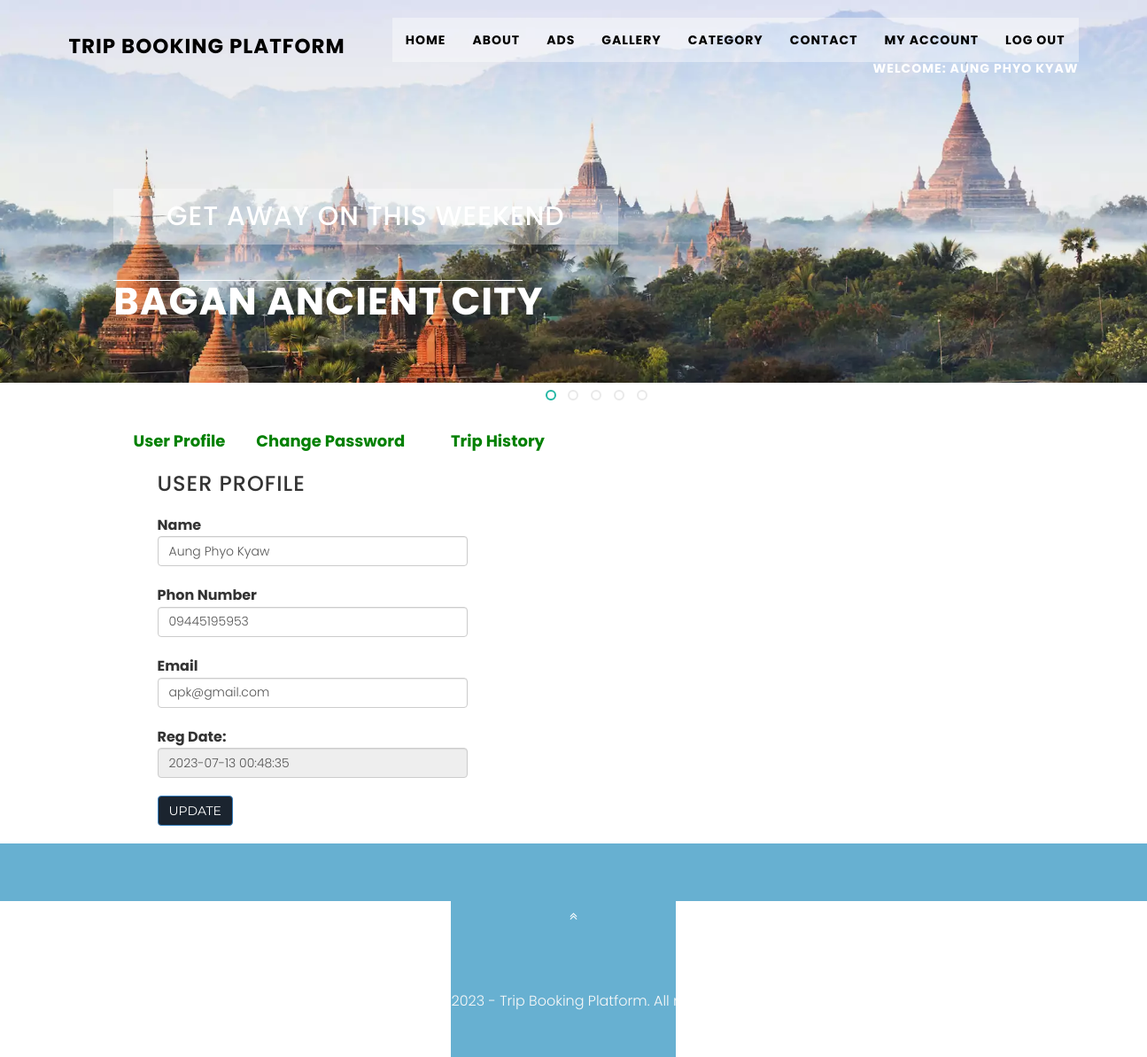
/myAccount.php (signed in), run on the app's committed database.
### tables this page shows
CREATE TABLE `customer` (
  `Id` int(11) NOT NULL,
  `Name` varchar(50) NOT NULL,
  `Email` varchar(50) NOT NULL,
  `Phone` bigint(11) NOT NULL,
  `Password` varchar(50) NOT NULL,
  `Create_Date` datetime NOT NULL DEFAULT current_timestamp()
);

### myAccount.php (the view, shortened to what this page needs)
<!DOCTYPE html>
<html lang="en">
<head>
    <link href="css/bootstrap.min.css" rel="stylesheet" type="text/css">
    <link href="font-awesome/css/font-awesome.min.css" rel="stylesheet" type="text/css">
   <link href="css/animate.css" rel="stylesheet" />
    <link href="css/style.css" rel="stylesheet">
    <link href="color/default.css" rel="stylesheet">
</head>
<body id="page-top" data-spy="scroll" data-target=".navbar-custom">
<?php
include('function.php');
?>
<nav class="navbar navbar-custom navbar-fixed-top" role="navigation">
    <div class="container">
    <?php
        include('header.php');
    ?>
    </div>
</nav>
<?php include('slider.php'); ?>
<div style="height:50px"></div>
<div style="width:1000px; margin:auto" >
    <table style="cellpadding:0; cellspacing:0; width:500px;">
        <tr>
            <td style="padding:3px"><b><a href="myAccount.php" style="color:green;">User Profile</a></b></td>
            <td style="padding:3px"><b><a href="changePassword.php" style="color:green;">Change Password</a></b></td>
            <td style="padding:3px"><b><a href="myHistory.php" style="color:green;">Trip History</a></b></td>
        </tr>
    </table>  <br/>
    <div style="width:800px; float:left; padding-bottom:20px">
        <section id="packages" class="secPad">
            <div class="container">
                <div class="privacy">
                    <div class="container">
                        <h3 class="wow fadeInDown animated animated" data-wow-delay=".5s" style="visibility: visible; animation-delay: 0.5s; animation-name: fadeInDown;">User Profile</h3> <br/>
                            <form name="chngpwd" method="post">
                                <?php
                                    if($_SESSION['login'])
                                    {
                                        $cn=mysqli_connect("localhost","root","","trip");
                                        $uid=$_SESSION['id'];
                                        $sql="select * from customer where Id='".$uid."'";
                                        $result=mysqli_query($cn,$sql);
                                        while($data=mysqli_fetch_array($result))
                                        {
                                        $uname=$data[1];
                                        $email=$data[2];
                                        $phone=$data[3];
                                        $date=$data[5];
                                        }
                                    }
                                ?>
                                <p style="width: 350px;">
                                    <b>Name</b>
                                    <input type="text" name="name" value="<?php echo $uname;?>" class="form-control" id="name" required="" id="txtname" placeholder="Enter your name"  required pattern="[a-zA-z1 _]{3,50}" title="Please Enter Only Characters and numbers between 3 to 50 for your name." >
                                </p><br/>
                                <p style="width: 350px;">
                                    <b>Phon Number</b>
                                    <input type="text" class="form-control" id="txtPhone" name="phone" maxlength="11" minlength="8" value="0<?php echo $phone;?>" placeholder="Enter your phone number"  required="">
                                </p><br/>
                                <p style="width: 350px;">
                                    <b>Email</b>
                                    <input type="email" class="form-control" name="email" value="<?php echo $email;?>" id="email" placeholder="Enter your email" >
                                </p> <br/>
                                <p style="width: 350px;">
                                    <b>Reg Date:</b>
                                    <input type="text" class="form-control" value="<?php echo $date;?>" readonly="true">
                                </p> <br/>
                                <p style="width: 350px;">
                                    <button type="submit" name="sbmt" class="btn-primary btn">Update</button>
                                </p>
                            </form>
                    </div>
                </div>
            </div>
        </section>
    </div>
</div>
<footer>
        <div class="container">
            <div class="row">
                <div class="col-md-12 col-lg-12">
                    <div class="wow shake" data-wow-delay="0.4s">
                    <div class="page-scroll marginbot-30">
                        <a href="#intro" id="totop" class="btn btn-circle">
                            <i class="fa fa-angle-double-up animated"></i>
                        </a>
                    </div>
                    </div>
                    <p>&copy;Copyright 2023 - Trip Booking Platform. All rights reserved.</p>
                </div>
            </div>
        </div>
</footer>
</body>
</html>

### header.php (shortened to what this page needs)
<!DOCTYPE html>
<html lang="en">
<head>
    <link href="css/bootstrap.min.css" rel="stylesheet" type="text/css">
    <link href="font-awesome/css/font-awesome.min.css" rel="stylesheet" type="text/css">
    <link href="css/animate.css" rel="stylesheet" />
    <link href="css/style.css" rel="stylesheet">
    <link href="color/default.css" rel="stylesheet">
    <link href="style.css" rel="stylesheet">
    <link rel="stylesheet" href="https://unicons.iconscout.com/release/v4.0.0/css/line.css" />
</head>
<body>
 <?php
    if($_SESSION['login'])
    {
    ?>
        <div class="navbar-header page-scroll">
            <a class="navbar-brand" href="index.php" onclick="javascript:window.open('index.php#intro','_self')">
            <h1>Trip Booking Platform</h1>
            </a>
        </div>
        <div class="collapse navbar-collapse navbar-right navbar-main-collapse">
            <ul class="nav navbar-nav">
                <li><a href="index.php#intro" onclick="javascript:window.open('index.php#intro','_self')">Home</a></li>
                <li><a href="index.php#about" onclick="javascript:window.open('index.php#about','_self')">About</a></li>
                <li><a href="index.php#advertisement" onclick="javascript:window.open('index.php#advertisement','_self')">Ads</a></li>
                <li><a href="index.php#gallery" onclick="javascript:window.open('index.php#gallery','_self')">Gallery</a></li>
                <li><a href="category.php" onclick="javascript:window.open('category.php','_self')">Category</a></li>
                <li><a href="index.php#contact" onclick="javascript:window.open('index.php#contact','_self')">Contact</a></li>
                <li><a href="myAccount.php"  onclick="javascript:window.open('myAccount.php','_self')">My Account</a></li>
                <li><a href="logout.php" onclick="return confirm('Do you really want to logout?')" onclick="javascript:window.open('logout.php','_self')">Log Out</a></li>
            </ul>
            <?php
                 $cn=mysqli_connect("localhost","root","","trip");
                 $uid=$_SESSION['id'];
                 $sql="select * from customer where Id='".$uid."'";
                 $result=mysqli_query($cn,$sql);
                 while($data=mysqli_fetch_array($result))
                 {
            ?>
            <h5 align="right" style="color:white; font-weight:bold;"><b><?php echo"Welcome: ".$data[1]; ?></b></h5>
            <?php
                 }
            ?>
        </div>
    <?php
    }
    ?>
</body>
</html>

### css/style.css (style rules this page uses)
body { width: 100%; height: 100%; font-family: 'Lato',sans-serif; font-weight: 300; color: #666; background-color: #fff; }
html { width: 100%; height: 100%; }
h1, h2, h3, h4, h5, h6 { margin: 0 0 30px; text-transform: uppercase; font-family: Montserrat,sans-serif; font-weight: 700; letter-spacing: 1px; }
p { margin: 0 0 20px; font-size: 16px; line-height: 1.6em; }
a { color: #28c3ab; -webkit-transition: all .2s ease-in-out; -moz-transition: all .2s ease-in-out; transition: all .2s ease-in-out; }
.navbar { margin-bottom: 0; border-bottom: 1px solid rgba(255,255,255,.3); }
.navbar-brand { font-weight: 700; }
.navbar-brand { height: 40px; padding: 5px 15px; font-size: 18px; line-height: 1em; }
.navbar-brand h1 { color: #000000; font-size: 23px; font-weight:bold; line-height: 35px; width:fit-content; }
.nav.navbar-nav { background-color: rgba(255,255,255,.4); }
.navbar-custom ul.nav li a { font-size: 14px; letter-spacing: 1px; color: black; text-transform: uppercase; font-weight: bold; }
.navbar-custom .nav li a { -webkit-transition: background .3s ease-in-out; -moz-transition: background .3s ease-in-out; transition: background .3s ease-in-out; }
.marginbot-30 { margin-bottom:30px !important; }
footer { text-align: center; padding: 50px 0 ; }
footer p { color: #f8f8f8; }
.btn { border-radius: 0; text-transform: uppercase; font-family: Montserrat,sans-serif; font-weight: 400; -webkit-transition: all .3s ease-in-out; -moz-transition: all .3s ease-in-out; transition: all .3s ease-in-out; }
.btn-circle { width: 70px; height: 70px; margin-top: 15px; padding: 7px 16px; border: 2px solid #fff; border-radius: 50%; font-size: 40px; color: #fff; background: 0 0; -webkit-transition: background .3s ease-in-out; -moz-transition: background .3s ease-in-out; transition: background .3s ease-in-out; }
.page-scroll .btn-circle i.animated { -webkit-transition-property: -webkit-transform; -webkit-transition-duration: 1s; -moz-transition-property: -moz-transform; -moz-transition-duration: 1s; }
@media (min-width:767px) { .navbar { padding: 20px 0; border-bottom: 0; letter-spacing: 1px; background: 0 0; -webkit-transition: background .5s ease-in-out,padding .5s ease-in-out; -moz-transition: background .5s ease-in-out,padding .5s ease-in-out; transition: background .5s ease-in-out,padding .5s ease-in-out; } }
.container:after { content: "\0020"; display: block; height: 0; clear: both; visibility: hidden; }
.clearfix:before, .clearfix:after, .row:before, .row:after { content: '\0020'; display: block; overflow: hidden; visibility: hidden; width: 0; height: 0; }
.row:after, .clearfix:after { clear: both; }
.row, .clearfix { zoom: 1; }

### color/default.css (style rules this page uses)
a,.tp-caption a.btn:hover { color: #67b0d1; }
footer { background-color: #67b0d1; }

### style.css (style rules this page uses)
* { margin: 0; padding: 0; box-sizing: border-box; font-family: "Poppins", sans-serif; }
a { text-decoration: none; }
.nav { max-width: 1100px; width: 100%; margin: 0 auto; }
.nav, .nav_item { display: flex; height: 100%; align-items: center; justify-content: space-between; }

### category/style.css (style rules this page uses)
body { margin:0; padding:0; font-family: 'Lato', sans-serif; -webkit-appearance:none; }
body a { transition:0.5s all; -webkit-transition:0.5s all; -moz-transition:0.5s all; -o-transition:0.5s all; -ms-transition:0.5s all; }
h1,h2,h3,h4,h5,h6 { margin:0; }
p { margin:0; }
ul { margin:0; padding:0; }
.container:after { content: "\0020"; display: block; height: 0; clear: both; visibility: hidden; }
.clearfix:before, .clearfix:after, .row:before, .row:after { content: '\0020'; display: block; overflow: hidden; visibility: hidden; width: 0; height: 0; }
.row:after, .clearfix:after { clear: both; }
.row, .clearfix { zoom: 1; }

### myAccount.php (style rules this page uses)
table td { font-size:large; font-style:bold; }

### data on the page
customer: Name "AUNG PHYO KYAW", name "Aung Phyo Kyaw", phone "09445195953", email "apk@gmail.com", Create_Date "2023-07-13 00:48:35"
